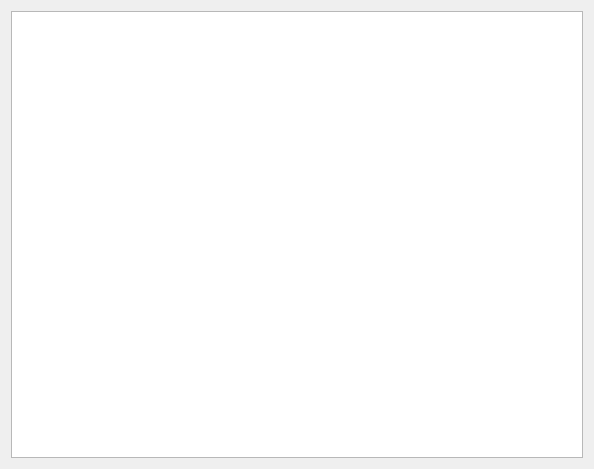
<?xml version="1.0" encoding="UTF-8"?>
<ui version="4.0">
 <class>EmojForm</class>
 <widget class="QWidget" name="EmojForm">
  <property name="geometry">
   <rect>
    <x>0</x>
    <y>0</y>
    <width>594</width>
    <height>469</height>
   </rect>
  </property>
  <property name="windowTitle">
   <string>Form</string>
  </property>
  <layout class="QVBoxLayout" name="verticalLayout_2">
   <item>
    <layout class="QVBoxLayout" name="verticalLayout">
     <item>
      <widget class="YEmojTableView" name="emojTableView"/>
     </item>
    </layout>
   </item>
  </layout>
 </widget>
 <customwidgets>
  <customwidget>
   <class>YEmojTableView</class>
   <extends>QTableView</extends>
   <header>y_emoj_table_view.h</header>
  </customwidget>
 </customwidgets>
 <resources/>
 <connections/>
</ui>
